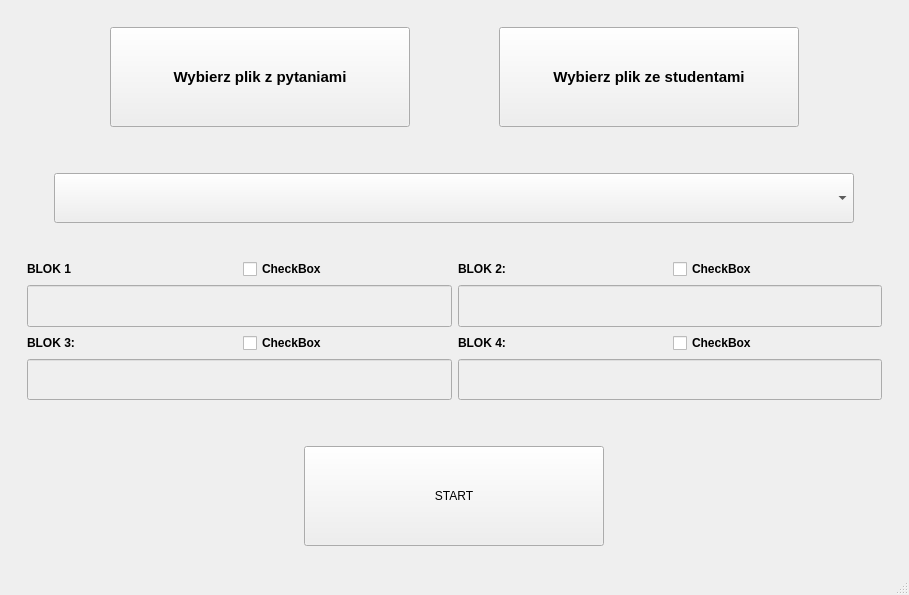
<?xml version="1.0" encoding="UTF-8"?>
<ui version="4.0">
 <class>MainWindow</class>
 <widget class="QMainWindow" name="MainWindow">
  <property name="geometry">
   <rect>
    <x>0</x>
    <y>0</y>
    <width>909</width>
    <height>595</height>
   </rect>
  </property>
  <property name="windowTitle">
   <string>MainWindow</string>
  </property>
  <widget class="QWidget" name="centralwidget">
   <property name="autoFillBackground">
    <bool>false</bool>
   </property>
   <layout class="QVBoxLayout" name="verticalLayout_6">
    <item>
     <layout class="QHBoxLayout" name="horizontalLayout">
      <item>
       <layout class="QHBoxLayout" name="horizontalLayout_3">
        <item>
         <widget class="QWidget" name="widget" native="true">
          <property name="enabled">
           <bool>true</bool>
          </property>
          <property name="minimumSize">
           <size>
            <width>887</width>
            <height>530</height>
           </size>
          </property>
          <property name="styleSheet">
           <string notr="true">#pushButton_SelectQuestions
{
	color::white
}</string>
          </property>
          <layout class="QHBoxLayout" name="horizontalLayout_5">
           <item>
            <widget class="QStackedWidget" name="stackedWidget">
             <property name="enabled">
              <bool>true</bool>
             </property>
             <property name="maximumSize">
              <size>
               <width>1000</width>
               <height>602</height>
              </size>
             </property>
             <property name="currentIndex">
              <number>2</number>
             </property>
             <widget class="QWidget" name="EgzaminPK">
              <layout class="QVBoxLayout" name="verticalLayout_2">
               <item>
                <widget class="QTextEdit" name="textEdit">
                 <property name="minimumSize">
                  <size>
                   <width>0</width>
                   <height>0</height>
                  </size>
                 </property>
                 <property name="maximumSize">
                  <size>
                   <width>16777215</width>
                   <height>2000</height>
                  </size>
                 </property>
                </widget>
               </item>
               <item>
                <layout class="QHBoxLayout" name="horizontalLayout_25">
                 <item>
                  <widget class="QLabel" name="label_5">
                   <property name="text">
                    <string>BLOK1</string>
                   </property>
                  </widget>
                 </item>
                 <item>
                  <widget class="QLabel" name="label_6">
                   <property name="text">
                    <string>BLOK2</string>
                   </property>
                  </widget>
                 </item>
                 <item>
                  <widget class="QLabel" name="label_7">
                   <property name="text">
                    <string>BLOK3</string>
                   </property>
                  </widget>
                 </item>
                 <item>
                  <widget class="QLabel" name="label_8">
                   <property name="text">
                    <string>BLOK4</string>
                   </property>
                  </widget>
                 </item>
                </layout>
               </item>
               <item>
                <layout class="QHBoxLayout" name="horizontalLayout_27">
                 <item>
                  <widget class="QComboBox" name="comboBox_Ocena1">
                   <item>
                    <property name="text">
                     <string>2.0</string>
                    </property>
                   </item>
                   <item>
                    <property name="text">
                     <string>3.0</string>
                    </property>
                   </item>
                   <item>
                    <property name="text">
                     <string>3.5</string>
                    </property>
                   </item>
                   <item>
                    <property name="text">
                     <string>4.0</string>
                    </property>
                   </item>
                   <item>
                    <property name="text">
                     <string>4.5</string>
                    </property>
                   </item>
                   <item>
                    <property name="text">
                     <string>5.0</string>
                    </property>
                   </item>
                  </widget>
                 </item>
                 <item>
                  <widget class="QComboBox" name="comboBox_Ocena2">
                   <item>
                    <property name="text">
                     <string>2.0</string>
                    </property>
                   </item>
                   <item>
                    <property name="text">
                     <string>3.0</string>
                    </property>
                   </item>
                   <item>
                    <property name="text">
                     <string>3.5</string>
                    </property>
                   </item>
                   <item>
                    <property name="text">
                     <string>4.0</string>
                    </property>
                   </item>
                   <item>
                    <property name="text">
                     <string>4.5</string>
                    </property>
                   </item>
                   <item>
                    <property name="text">
                     <string>5.0</string>
                    </property>
                   </item>
                  </widget>
                 </item>
                 <item>
                  <widget class="QComboBox" name="comboBox_Ocena3">
                   <item>
                    <property name="text">
                     <string>2.0</string>
                    </property>
                   </item>
                   <item>
                    <property name="text">
                     <string>3.0</string>
                    </property>
                   </item>
                   <item>
                    <property name="text">
                     <string>3.5</string>
                    </property>
                   </item>
                   <item>
                    <property name="text">
                     <string>4.0</string>
                    </property>
                   </item>
                   <item>
                    <property name="text">
                     <string>4.5</string>
                    </property>
                   </item>
                   <item>
                    <property name="text">
                     <string>5.0</string>
                    </property>
                   </item>
                  </widget>
                 </item>
                 <item>
                  <widget class="QComboBox" name="comboBox_Ocena4">
                   <item>
                    <property name="text">
                     <string>2.0</string>
                    </property>
                   </item>
                   <item>
                    <property name="text">
                     <string>3.0</string>
                    </property>
                   </item>
                   <item>
                    <property name="text">
                     <string>3.5</string>
                    </property>
                   </item>
                   <item>
                    <property name="text">
                     <string>4.0</string>
                    </property>
                   </item>
                   <item>
                    <property name="text">
                     <string>4.5</string>
                    </property>
                   </item>
                   <item>
                    <property name="text">
                     <string>5.0</string>
                    </property>
                   </item>
                  </widget>
                 </item>
                </layout>
               </item>
               <item>
                <layout class="QHBoxLayout" name="horizontalLayout_2">
                 <item>
                  <widget class="QPushButton" name="pushButton_LosujBlok1">
                   <property name="text">
                    <string>Losuj</string>
                   </property>
                  </widget>
                 </item>
                 <item>
                  <widget class="QPushButton" name="pushButton_Cofnijdostart">
                   <property name="text">
                    <string>Cofnij</string>
                   </property>
                  </widget>
                 </item>
                 <item>
                  <widget class="QPushButton" name="pushButton_EndExam">
                   <property name="text">
                    <string>Zakończ i zapisz</string>
                   </property>
                  </widget>
                 </item>
                </layout>
               </item>
              </layout>
             </widget>
             <widget class="QWidget" name="Egzamin">
              <layout class="QVBoxLayout" name="verticalLayout_5">
               <item>
                <layout class="QHBoxLayout" name="horizontalLayout_9">
                 <item>
                  <widget class="QComboBox" name="comboBox_2"/>
                 </item>
                 <item>
                  <widget class="QTextEdit" name="textEdit_blok1"/>
                 </item>
                 <item>
                  <layout class="QVBoxLayout" name="verticalLayout">
                   <item>
                    <widget class="QPushButton" name="pushButton_Up1">
                     <property name="text">
                      <string>PushButton</string>
                     </property>
                    </widget>
                   </item>
                   <item>
                    <widget class="QPushButton" name="pushButton_Down1">
                     <property name="text">
                      <string>PushButton</string>
                     </property>
                    </widget>
                   </item>
                  </layout>
                 </item>
                </layout>
               </item>
               <item>
                <layout class="QHBoxLayout" name="horizontalLayout_8">
                 <item>
                  <widget class="QComboBox" name="comboBox_3"/>
                 </item>
                 <item>
                  <widget class="QTextEdit" name="textEdit_Blok2"/>
                 </item>
                 <item>
                  <layout class="QVBoxLayout" name="verticalLayout_3">
                   <item>
                    <widget class="QPushButton" name="pushButton_Up2">
                     <property name="text">
                      <string>PushButton</string>
                     </property>
                    </widget>
                   </item>
                   <item>
                    <widget class="QPushButton" name="pushButton_Down2">
                     <property name="text">
                      <string>PushButton</string>
                     </property>
                    </widget>
                   </item>
                  </layout>
                 </item>
                </layout>
               </item>
               <item>
                <layout class="QHBoxLayout" name="horizontalLayout_17">
                 <item>
                  <widget class="QComboBox" name="comboBox_4"/>
                 </item>
                 <item>
                  <widget class="QTextEdit" name="textEdit_blok3"/>
                 </item>
                 <item>
                  <layout class="QVBoxLayout" name="verticalLayout_4">
                   <item>
                    <widget class="QPushButton" name="pushButton_Up3">
                     <property name="text">
                      <string>PushButton</string>
                     </property>
                    </widget>
                   </item>
                   <item>
                    <widget class="QPushButton" name="pushButton_Down3">
                     <property name="text">
                      <string>PushButton</string>
                     </property>
                    </widget>
                   </item>
                  </layout>
                 </item>
                </layout>
               </item>
               <item>
                <layout class="QHBoxLayout" name="horizontalLayout_20">
                 <item>
                  <widget class="QComboBox" name="comboBox_5"/>
                 </item>
                 <item>
                  <widget class="QTextEdit" name="textEdit_blok4"/>
                 </item>
                 <item>
                  <layout class="QVBoxLayout" name="verticalLayout_9">
                   <item>
                    <widget class="QPushButton" name="pushButton_Up4">
                     <property name="text">
                      <string>PushButton</string>
                     </property>
                    </widget>
                   </item>
                   <item>
                    <widget class="QPushButton" name="pushButton_Down4">
                     <property name="text">
                      <string>PushButton</string>
                     </property>
                    </widget>
                   </item>
                  </layout>
                 </item>
                </layout>
               </item>
               <item>
                <layout class="QHBoxLayout" name="horizontalLayout_19">
                 <item>
                  <widget class="QPushButton" name="pushButton_9">
                   <property name="text">
                    <string>PushButton</string>
                   </property>
                  </widget>
                 </item>
                 <item>
                  <widget class="QPushButton" name="pushButton_LosujALL">
                   <property name="text">
                    <string>Losuj</string>
                   </property>
                  </widget>
                 </item>
                 <item>
                  <widget class="QPushButton" name="pushButton_10">
                   <property name="text">
                    <string>PushButton</string>
                   </property>
                  </widget>
                 </item>
                </layout>
               </item>
              </layout>
             </widget>
             <widget class="QWidget" name="Start">
              <layout class="QVBoxLayout" name="verticalLayout_7">
               <item>
                <layout class="QHBoxLayout" name="horizontalLayout_15">
                 <property name="topMargin">
                  <number>0</number>
                 </property>
                 <property name="bottomMargin">
                  <number>0</number>
                 </property>
                 <item>
                  <widget class="QPushButton" name="pushButton_SelectQuestions">
                   <property name="minimumSize">
                    <size>
                     <width>0</width>
                     <height>100</height>
                    </size>
                   </property>
                   <property name="maximumSize">
                    <size>
                     <width>300</width>
                     <height>16777215</height>
                    </size>
                   </property>
                   <property name="font">
                    <font>
                     <pointsize>11</pointsize>
                     <bold>true</bold>
                    </font>
                   </property>
                   <property name="styleSheet">
                    <string notr="true">backgroundColourButton-&gt;setStyleSheet(&quot;background-color: red&quot;);
</string>
                   </property>
                   <property name="text">
                    <string>Wybierz plik z pytaniami</string>
                   </property>
                  </widget>
                 </item>
                 <item>
                  <widget class="QPushButton" name="pushButton_SelectStudents">
                   <property name="minimumSize">
                    <size>
                     <width>100</width>
                     <height>100</height>
                    </size>
                   </property>
                   <property name="maximumSize">
                    <size>
                     <width>300</width>
                     <height>16777215</height>
                    </size>
                   </property>
                   <property name="font">
                    <font>
                     <pointsize>11</pointsize>
                     <bold>true</bold>
                    </font>
                   </property>
                   <property name="text">
                    <string>Wybierz plik ze studentami</string>
                   </property>
                  </widget>
                 </item>
                </layout>
               </item>
               <item>
                <spacer name="verticalSpacer_3">
                 <property name="orientation">
                  <enum>Qt::Vertical</enum>
                 </property>
                 <property name="sizeType">
                  <enum>QSizePolicy::Preferred</enum>
                 </property>
                 <property name="sizeHint" stdset="0">
                  <size>
                   <width>20</width>
                   <height>40</height>
                  </size>
                 </property>
                </spacer>
               </item>
               <item>
                <layout class="QHBoxLayout" name="horizontalLayout_4">
                 <property name="rightMargin">
                  <number>0</number>
                 </property>
                 <item>
                  <widget class="QComboBox" name="comboBox">
                   <property name="maximumSize">
                    <size>
                     <width>800</width>
                     <height>50</height>
                    </size>
                   </property>
                  </widget>
                 </item>
                </layout>
               </item>
               <item>
                <spacer name="verticalSpacer">
                 <property name="orientation">
                  <enum>Qt::Vertical</enum>
                 </property>
                 <property name="sizeType">
                  <enum>QSizePolicy::Maximum</enum>
                 </property>
                 <property name="sizeHint" stdset="0">
                  <size>
                   <width>20</width>
                   <height>30</height>
                  </size>
                 </property>
                </spacer>
               </item>
               <item>
                <layout class="QHBoxLayout" name="horizontalLayout_13">
                 <item>
                  <layout class="QVBoxLayout" name="verticalLayout_11">
                   <item>
                    <layout class="QHBoxLayout" name="horizontalLayout_7">
                     <item>
                      <widget class="QLabel" name="label">
                       <property name="maximumSize">
                        <size>
                         <width>16777215</width>
                         <height>50</height>
                        </size>
                       </property>
                       <property name="font">
                        <font>
                         <bold>true</bold>
                        </font>
                       </property>
                       <property name="text">
                        <string>BLOK 1</string>
                       </property>
                      </widget>
                     </item>
                     <item>
                      <widget class="QCheckBox" name="checkBox_Blok1">
                       <property name="font">
                        <font>
                         <bold>true</bold>
                        </font>
                       </property>
                       <property name="text">
                        <string>CheckBox</string>
                       </property>
                      </widget>
                     </item>
                    </layout>
                   </item>
                   <item>
                    <widget class="QLineEdit" name="lineEdit_ocena1">
                     <property name="enabled">
                      <bool>false</bool>
                     </property>
                     <property name="maximumSize">
                      <size>
                       <width>16777215</width>
                       <height>50</height>
                      </size>
                     </property>
                     <property name="font">
                      <font>
                       <pointsize>11</pointsize>
                       <bold>true</bold>
                      </font>
                     </property>
                    </widget>
                   </item>
                   <item>
                    <layout class="QHBoxLayout" name="horizontalLayout_18">
                     <item>
                      <widget class="QLabel" name="label_3">
                       <property name="font">
                        <font>
                         <bold>true</bold>
                        </font>
                       </property>
                       <property name="text">
                        <string>BLOK 3:</string>
                       </property>
                      </widget>
                     </item>
                     <item>
                      <widget class="QCheckBox" name="checkBox_Blok3">
                       <property name="font">
                        <font>
                         <bold>true</bold>
                        </font>
                       </property>
                       <property name="text">
                        <string>CheckBox</string>
                       </property>
                      </widget>
                     </item>
                    </layout>
                   </item>
                   <item>
                    <widget class="QLineEdit" name="lineEdit_ocena4">
                     <property name="enabled">
                      <bool>false</bool>
                     </property>
                     <property name="maximumSize">
                      <size>
                       <width>16777215</width>
                       <height>50</height>
                      </size>
                     </property>
                     <property name="font">
                      <font>
                       <pointsize>11</pointsize>
                       <bold>true</bold>
                      </font>
                     </property>
                    </widget>
                   </item>
                  </layout>
                 </item>
                 <item>
                  <layout class="QVBoxLayout" name="verticalLayout_20">
                   <item>
                    <layout class="QHBoxLayout" name="horizontalLayout_16">
                     <item>
                      <widget class="QLabel" name="label_2">
                       <property name="font">
                        <font>
                         <bold>true</bold>
                        </font>
                       </property>
                       <property name="text">
                        <string>BLOK 2:</string>
                       </property>
                      </widget>
                     </item>
                     <item>
                      <widget class="QCheckBox" name="checkBox_Blok2">
                       <property name="font">
                        <font>
                         <bold>true</bold>
                        </font>
                       </property>
                       <property name="text">
                        <string>CheckBox</string>
                       </property>
                      </widget>
                     </item>
                    </layout>
                   </item>
                   <item>
                    <widget class="QLineEdit" name="lineEdit_ocena2">
                     <property name="enabled">
                      <bool>false</bool>
                     </property>
                     <property name="maximumSize">
                      <size>
                       <width>16777215</width>
                       <height>50</height>
                      </size>
                     </property>
                     <property name="font">
                      <font>
                       <pointsize>11</pointsize>
                       <bold>true</bold>
                      </font>
                     </property>
                    </widget>
                   </item>
                   <item>
                    <layout class="QHBoxLayout" name="horizontalLayout_6">
                     <item>
                      <widget class="QLabel" name="label_4">
                       <property name="font">
                        <font>
                         <bold>true</bold>
                        </font>
                       </property>
                       <property name="text">
                        <string>BLOK 4:</string>
                       </property>
                      </widget>
                     </item>
                     <item>
                      <widget class="QCheckBox" name="checkBox_Blok4">
                       <property name="font">
                        <font>
                         <bold>true</bold>
                        </font>
                       </property>
                       <property name="text">
                        <string>CheckBox</string>
                       </property>
                      </widget>
                     </item>
                    </layout>
                   </item>
                   <item>
                    <widget class="QLineEdit" name="lineEdit_ocena3">
                     <property name="enabled">
                      <bool>false</bool>
                     </property>
                     <property name="maximumSize">
                      <size>
                       <width>16777215</width>
                       <height>50</height>
                      </size>
                     </property>
                     <property name="font">
                      <font>
                       <pointsize>13</pointsize>
                       <bold>true</bold>
                      </font>
                     </property>
                    </widget>
                   </item>
                  </layout>
                 </item>
                </layout>
               </item>
               <item>
                <spacer name="verticalSpacer_2">
                 <property name="orientation">
                  <enum>Qt::Vertical</enum>
                 </property>
                 <property name="sizeType">
                  <enum>QSizePolicy::Preferred</enum>
                 </property>
                 <property name="sizeHint" stdset="0">
                  <size>
                   <width>20</width>
                   <height>40</height>
                  </size>
                 </property>
                </spacer>
               </item>
               <item>
                <layout class="QHBoxLayout" name="horizontalLayout_14">
                 <item>
                  <widget class="QPushButton" name="pushButton_StartExam">
                   <property name="maximumSize">
                    <size>
                     <width>300</width>
                     <height>100</height>
                    </size>
                   </property>
                   <property name="text">
                    <string>START</string>
                   </property>
                  </widget>
                 </item>
                </layout>
               </item>
              </layout>
             </widget>
            </widget>
           </item>
          </layout>
         </widget>
        </item>
       </layout>
      </item>
     </layout>
    </item>
   </layout>
  </widget>
  <widget class="QMenuBar" name="menubar">
   <property name="geometry">
    <rect>
     <x>0</x>
     <y>0</y>
     <width>909</width>
     <height>21</height>
    </rect>
   </property>
  </widget>
  <widget class="QStatusBar" name="statusbar"/>
 </widget>
 <resources/>
 <connections/>
</ui>
